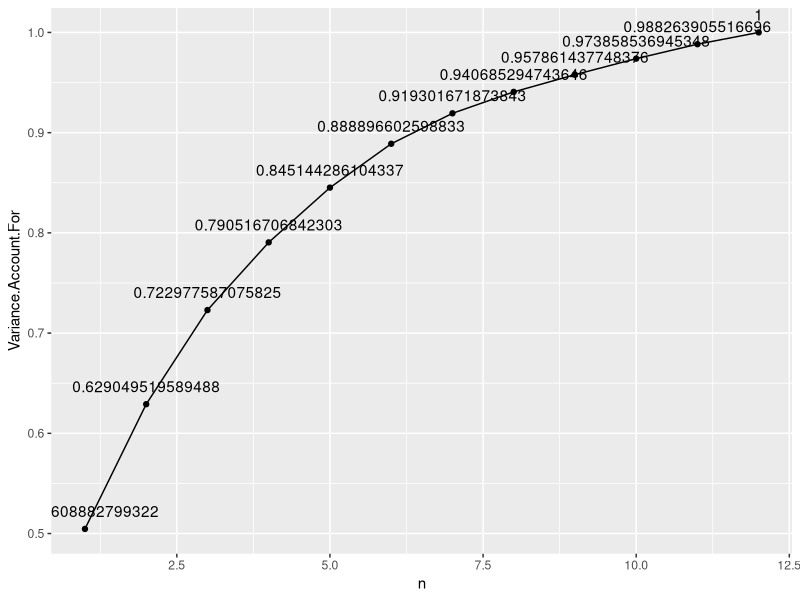
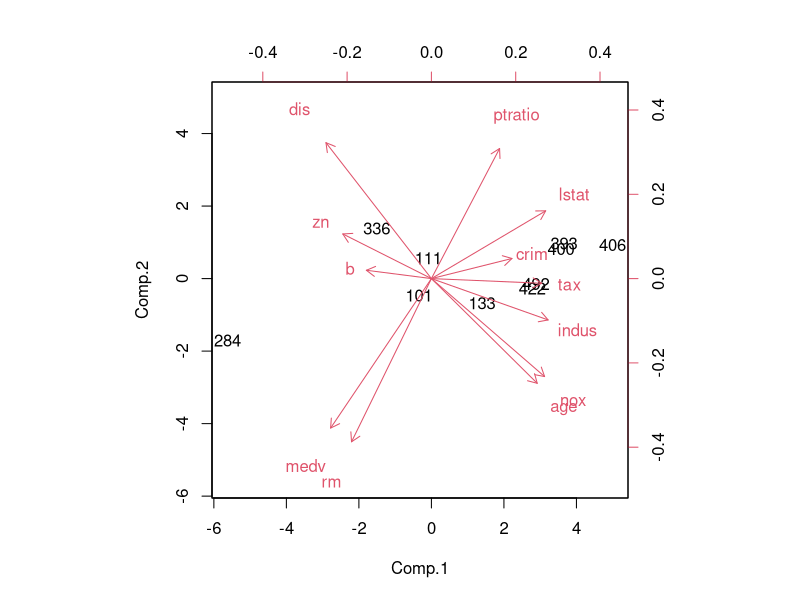
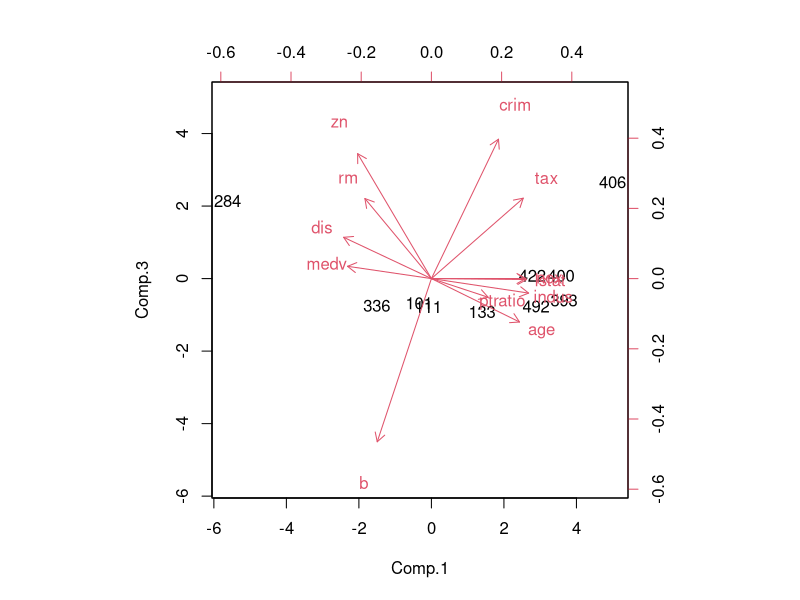
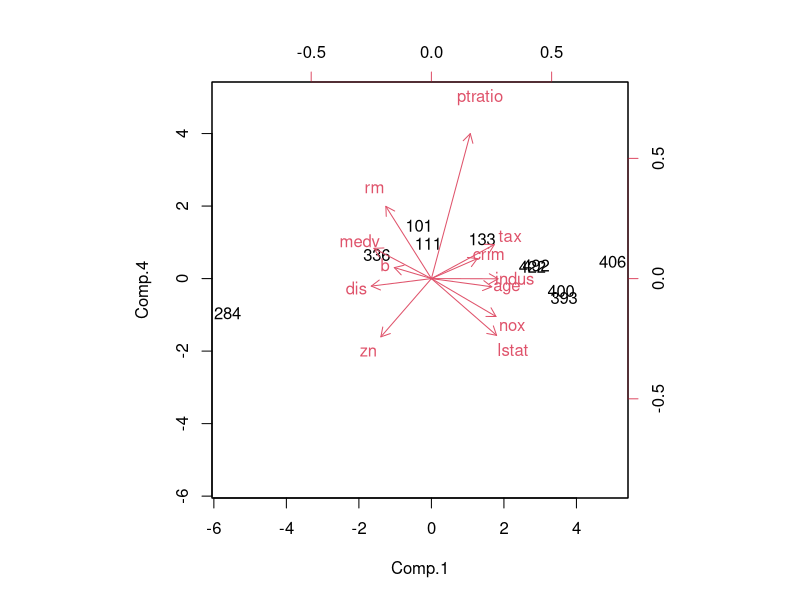
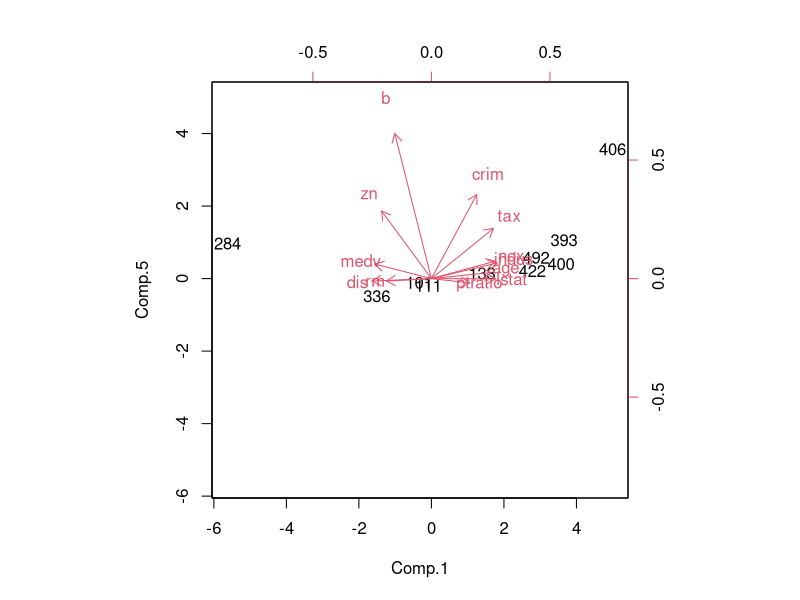
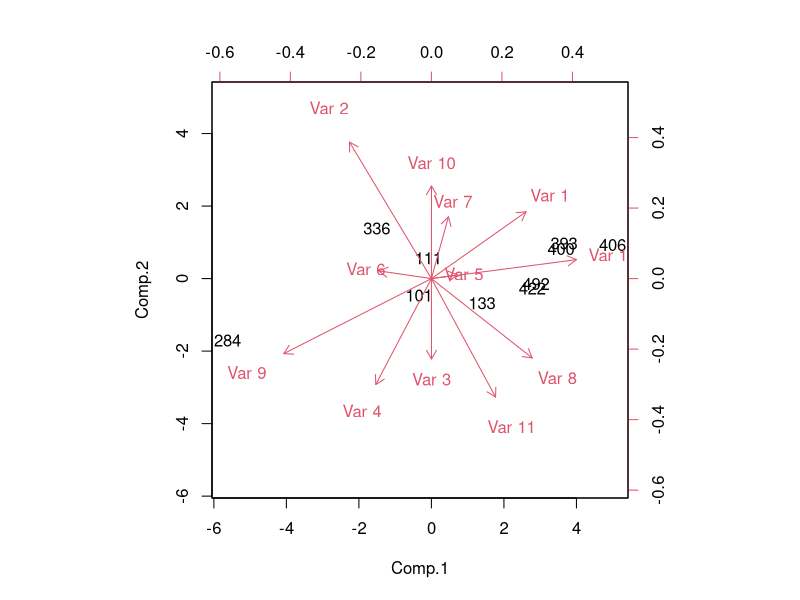

Write the R code that produced these figures, in order.
## ---- chunk 1
library(ggplot2)
library(mlbench)
library(dplyr)
data("BostonHousing")
set.seed(1234)

train_index <- sample(seq_len(nrow(BostonHousing)),size = floor(0.7*nrow(BostonHousing)))

train <- BostonHousing[train_index,]

test <- BostonHousing[-train_index,]
## ---- chunk 2
train <- scale(train[,c(-4,-9)])

test <- scale(test[,c(-4,-9)])

pca_train <- princomp(train)
## ---- chunk 3
VAF = cumsum(pca_train$sdev^2/sum(pca_train$sdev^2))

data.frame(n = 1:length(VAF),Variance.Account.For = VAF) %>% 
  ggplot(aes(x=n, y=Variance.Account.For)) +
  geom_line() +
  geom_point()+
  geom_text(aes(label=VAF),vjust = -1)

"I will choose 5 componets because the curve is becoming flat after 5 components. 5 components will have a VAF of around 85%"
## ---- chunk 4
biplot(pca_train$scores[1:10,c(1,2)],pca_train$loadings[,c(1,2)])


"Component 1 has the variances of all the predictors. For Component 1 , nox, age, indus, and ptratio have large positive effect on component 1. dis,medv, and rm have large negative effect on component 1. The lower the component 1 the higher the house price. I think component 1 is a good measure of all the information for a house, especially for the house price. 

For Component 2, dis, ptratio have very large positive effect on component 1. Medv,age, and nox have very large negative effect on component 2. Component 2 also measures the house price, and also measures the distance of the house."
## ---- chunk 5
biplot(pca_train$scores[1:10,c(1,3)],pca_train$loadings[,c(1,3)])

"component 3 has limited information for the variabes mentioned in component 1 and component 2. However, component 3 is heavily affected by crim, tax, zn, and b. Therefore, I believe that component 3 measures the crime rate for the house."
## ---- chunk 6
biplot(pca_train$scores[1:10,c(1,4)],pca_train$loadings[,c(1,4)])
## ---- chunk 7
biplot(pca_train$scores[1:10,c(1,5)],pca_train$loadings[,c(1,5)])
## ---- chunk 8
round(t(pca_train$loadings)%*%pca_train$loadings,5)
"The matrix is a diagonal matrix that has non-zero values on the diagonal and zeroes off the diagonal. This matrix shows that the component loadings are orthogonal"
## ---- chunk 9
round(cov(pca_train$scores),4)
"The matrix is a diagonal matrix that has non-zero values on the diagonal and zeroes off the diagonal. This matrix shows that the component scores are orthogonal"
## ---- chunk 10
test_factor <- predict(pca_train,test)
head(test_factor)
## ---- chunk 11
multiplyed <- test_factor[,1:5] %*% t(pca_train$loadings[,1:5])
head(multiplyed)
## ---- chunk 12
cor(as.vector(test),as.vector(multiplyed))^2
#VAF of 0.82 for the test performance
## ---- chunk 13
rotate <- varimax(pca_train$loadings)

biplot(pca_train$scores[1:10,c(1,2)],rotate$rotmat[,c(1,2)])
"Yes the component is very different from the abvoe biplot of component 1 and component 2"
